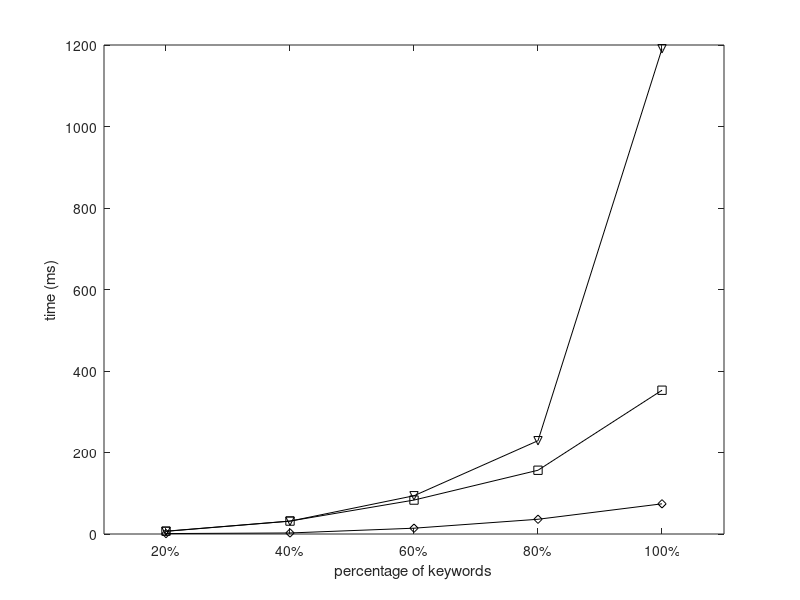

MATLAB code for this plot: (Note: this script raises an error after producing the figure.)
set(gcf,'color',[1, 1, 1]);
set(gcf,'unit','centimeters','position',[10 5 9 7]);

x=[1, 2, 3, 4, 5];
y1 = [6.566845123	31.5497101	93.8820667	228.9473559	1190.830284];
y2 = [6.896003003	31.74334934	83.28949767	156.4477802	352.8290257];
y3 = [1.063284207	2.554516117	14.24343583	36.17485215	74.07620972];

p1= plot(x, y1, '-kv');
hold on;
p2 = plot(x, y2, '-ks');
hold on;
p3 = plot(x, y3, '-kd');

xlabel('percentage of keywords');
ylabel('time (ms)');

axis([0.5 5.5 0.0 1200]);

set(gca, 'xtick', 1:5, 'XTickLabel', {'20%','40%','60%','80%','100%'});
leg=legend('Inc-S','Inc-T','Dec', 2);
set(leg,'edgecolor','white');

set(gca, 'FontSize', 12);
set(get(gca, 'XLabel'), 'FontSize',12);
set(get(gca, 'YLabel'), 'FontSize',12);
set(findall(gcf,'type','line'),'linewidth',1.5);
set(gca, 'LineWidth', 1.5);
